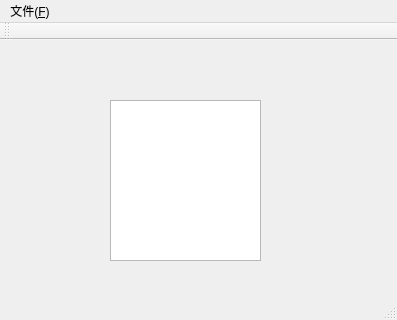
<?xml version="1.0" encoding="UTF-8"?>
<ui version="4.0">
 <class>MainWindow</class>
 <widget class="QMainWindow" name="MainWindow">
  <property name="geometry">
   <rect>
    <x>0</x>
    <y>0</y>
    <width>397</width>
    <height>320</height>
   </rect>
  </property>
  <property name="windowTitle">
   <string>MainWindow</string>
  </property>
  <widget class="QWidget" name="centralWidget">
   <widget class="QTextEdit" name="textEdit">
    <property name="geometry">
     <rect>
      <x>110</x>
      <y>60</y>
      <width>151</width>
      <height>161</height>
     </rect>
    </property>
   </widget>
  </widget>
  <widget class="QMenuBar" name="menuBar">
   <property name="geometry">
    <rect>
     <x>0</x>
     <y>0</y>
     <width>397</width>
     <height>23</height>
    </rect>
   </property>
   <widget class="QMenu" name="menu_F">
    <property name="title">
     <string>文件(&amp;F)</string>
    </property>
    <addaction name="actionNew_N"/>
    <addaction name="actionOpen_O"/>
    <addaction name="actionPrint_p"/>
    <addaction name="actionAsSave"/>
   </widget>
   <addaction name="menu_F"/>
  </widget>
  <widget class="QToolBar" name="mainToolBar">
   <attribute name="toolBarArea">
    <enum>TopToolBarArea</enum>
   </attribute>
   <attribute name="toolBarBreak">
    <bool>false</bool>
   </attribute>
  </widget>
  <widget class="QStatusBar" name="statusBar"/>
  <action name="actionNew_N">
   <property name="icon">
    <iconset resource="../../img/resource.qrc">
     <normaloff>:/myImages/1.jpg</normaloff>:/myImages/1.jpg</iconset>
   </property>
   <property name="text">
    <string>New(&amp;N)</string>
   </property>
  </action>
  <action name="actionOpen_O">
   <property name="icon">
    <iconset resource="../../img/resource.qrc">
     <normaloff>:/myImages/2.jpg</normaloff>:/myImages/2.jpg</iconset>
   </property>
   <property name="text">
    <string>Open(&amp;O)</string>
   </property>
  </action>
  <action name="actionPrint_p">
   <property name="icon">
    <iconset resource="../../img/resource.qrc">
     <normaloff>:/myImages/3.png</normaloff>:/myImages/3.png</iconset>
   </property>
   <property name="text">
    <string>Save(&amp;S)</string>
   </property>
  </action>
  <action name="actionAsSave">
   <property name="text">
    <string>SaveAs(&amp;S+)</string>
   </property>
  </action>
 </widget>
 <layoutdefault spacing="6" margin="11"/>
 <resources>
  <include location="../../img/resource.qrc"/>
 </resources>
 <connections/>
</ui>
